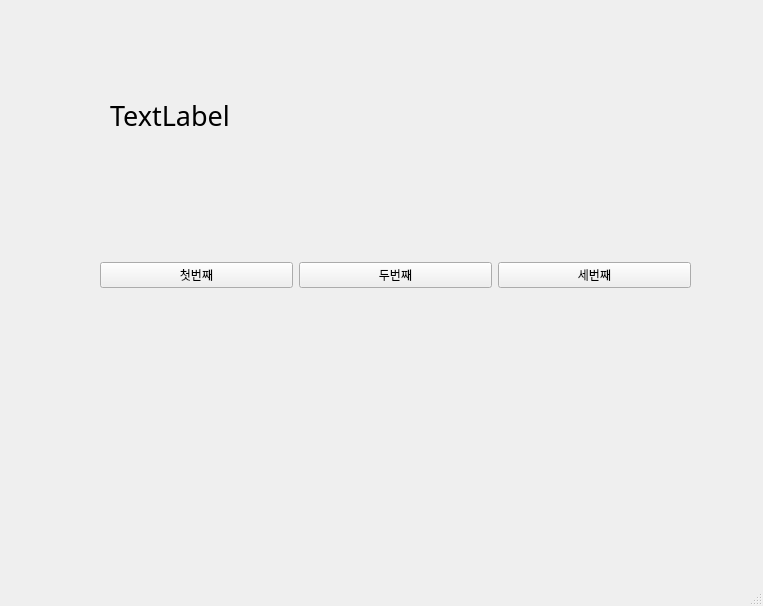
<?xml version="1.0" encoding="UTF-8"?>
<ui version="4.0">
 <class>MainWindow</class>
 <widget class="QMainWindow" name="MainWindow">
  <property name="geometry">
   <rect>
    <x>0</x>
    <y>0</y>
    <width>763</width>
    <height>606</height>
   </rect>
  </property>
  <property name="windowTitle">
   <string>MainWindow</string>
  </property>
  <widget class="QWidget" name="centralwidget">
   <widget class="QWidget" name="horizontalLayoutWidget">
    <property name="geometry">
     <rect>
      <x>100</x>
      <y>170</y>
      <width>591</width>
      <height>211</height>
     </rect>
    </property>
    <layout class="QHBoxLayout" name="horizontalLayout">
     <item>
      <widget class="QPushButton" name="pushButton_3">
       <property name="text">
        <string>첫번째</string>
       </property>
      </widget>
     </item>
     <item>
      <widget class="QPushButton" name="pushButton_2">
       <property name="text">
        <string>두번째</string>
       </property>
      </widget>
     </item>
     <item>
      <widget class="QPushButton" name="pushButton">
       <property name="text">
        <string>세번째</string>
       </property>
      </widget>
     </item>
    </layout>
   </widget>
   <widget class="QLabel" name="label">
    <property name="geometry">
     <rect>
      <x>110</x>
      <y>90</y>
      <width>531</width>
      <height>51</height>
     </rect>
    </property>
    <property name="font">
     <font>
      <family>굴림체</family>
      <pointsize>20</pointsize>
     </font>
    </property>
    <property name="text">
     <string>TextLabel</string>
    </property>
   </widget>
  </widget>
  <widget class="QMenuBar" name="menubar">
   <property name="geometry">
    <rect>
     <x>0</x>
     <y>0</y>
     <width>763</width>
     <height>26</height>
    </rect>
   </property>
  </widget>
  <widget class="QStatusBar" name="statusbar"/>
 </widget>
 <resources/>
 <connections>
  <connection>
   <sender>pushButton_3</sender>
   <signal>clicked()</signal>
   <receiver>MainWindow</receiver>
   <slot>firstClick()</slot>
   <hints>
    <hint type="sourcelabel">
     <x>151</x>
     <y>301</y>
    </hint>
    <hint type="destinationlabel">
     <x>204</x>
     <y>352</y>
    </hint>
   </hints>
  </connection>
  <connection>
   <sender>pushButton_2</sender>
   <signal>clicked()</signal>
   <receiver>MainWindow</receiver>
   <slot>secondClick()</slot>
   <hints>
    <hint type="sourcelabel">
     <x>351</x>
     <y>299</y>
    </hint>
    <hint type="destinationlabel">
     <x>405</x>
     <y>349</y>
    </hint>
   </hints>
  </connection>
  <connection>
   <sender>pushButton</sender>
   <signal>clicked()</signal>
   <receiver>MainWindow</receiver>
   <slot>thirdClick()</slot>
   <hints>
    <hint type="sourcelabel">
     <x>563</x>
     <y>299</y>
    </hint>
    <hint type="destinationlabel">
     <x>618</x>
     <y>343</y>
    </hint>
   </hints>
  </connection>
 </connections>
 <slots>
  <slot>firstClick()</slot>
  <slot>secondClick()</slot>
  <slot>thirdClick()</slot>
 </slots>
</ui>
